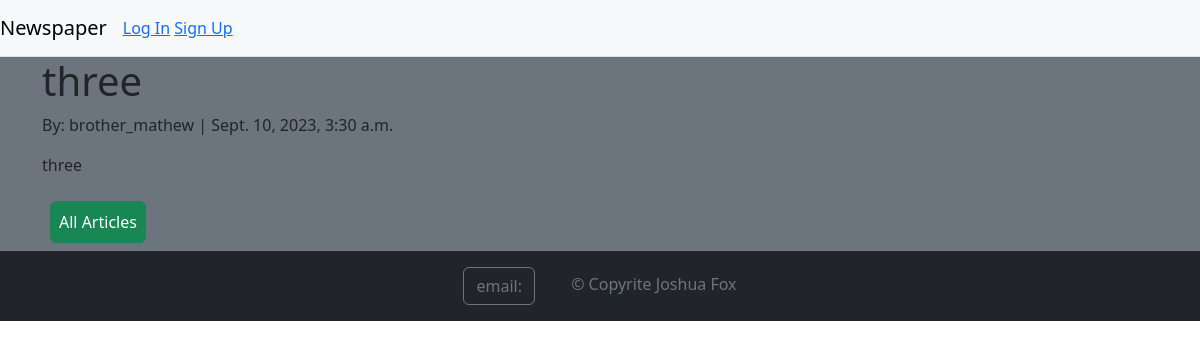
/articles/article_detail/3/, run on an earlier commit of the app's database.
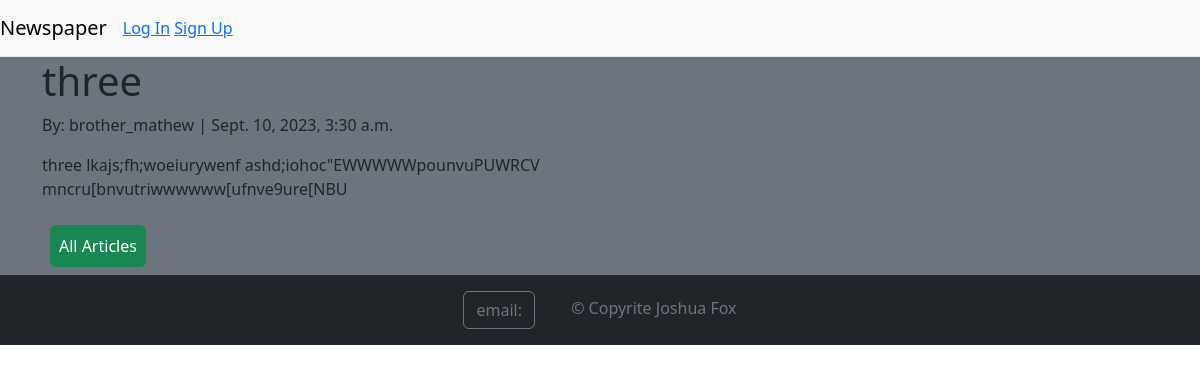
And on a later commit of the database.
### articles/models.py (models this page shows, shortened)
class Article(models.Model):
    title = models.CharField(max_length=100)
    body = models.TextField()
    date = models.DateTimeField(auto_now_add=True)
    author = models.ForeignKey(settings.AUTH_USER_MODEL,
                               on_delete=models.CASCADE, )

### accounts/models.py (models this page shows)
class CustomUser(AbstractUser):
    age = models.PositiveIntegerField(null=True, blank=True)

### articles/views.py (the view)
# urls.py: path('article_detail/<int:pk>/', ArticleDetailView.as_view(),
class ArticleDetailView(DetailView):
    model = Article
    template_name = 'article_detail.html'

### templates/article_detail.html (shortened to what this page needs)
{% extends 'pages/base.html' %}
{% load crispy_forms_tags %}
{% block content %}
    <div class="container">
        <div class="row">
            <div class="col-md-6">
                <h1>{{ object.title }}</h1>
                <p>By: {{ object.author }} | {{ object.date }}</p>
                <p>{{ object.body }}</p>
            </div>
            <div>
                <a href="{% url 'article_list' %}" class="btn btn-success p-2 m-2">All Articles</a>
            </div>
        </div>
    </div>
{% endblock content %}

What changed in the data, as far as the page shows it:
changed Article "three": body "three" → "three lkajs;fh;woeiurywenf ashd;iohoc\"EWWWWWpounvuPUWRCV mncru[bnvutriwwwwww[ufnve9ure[NBU"
